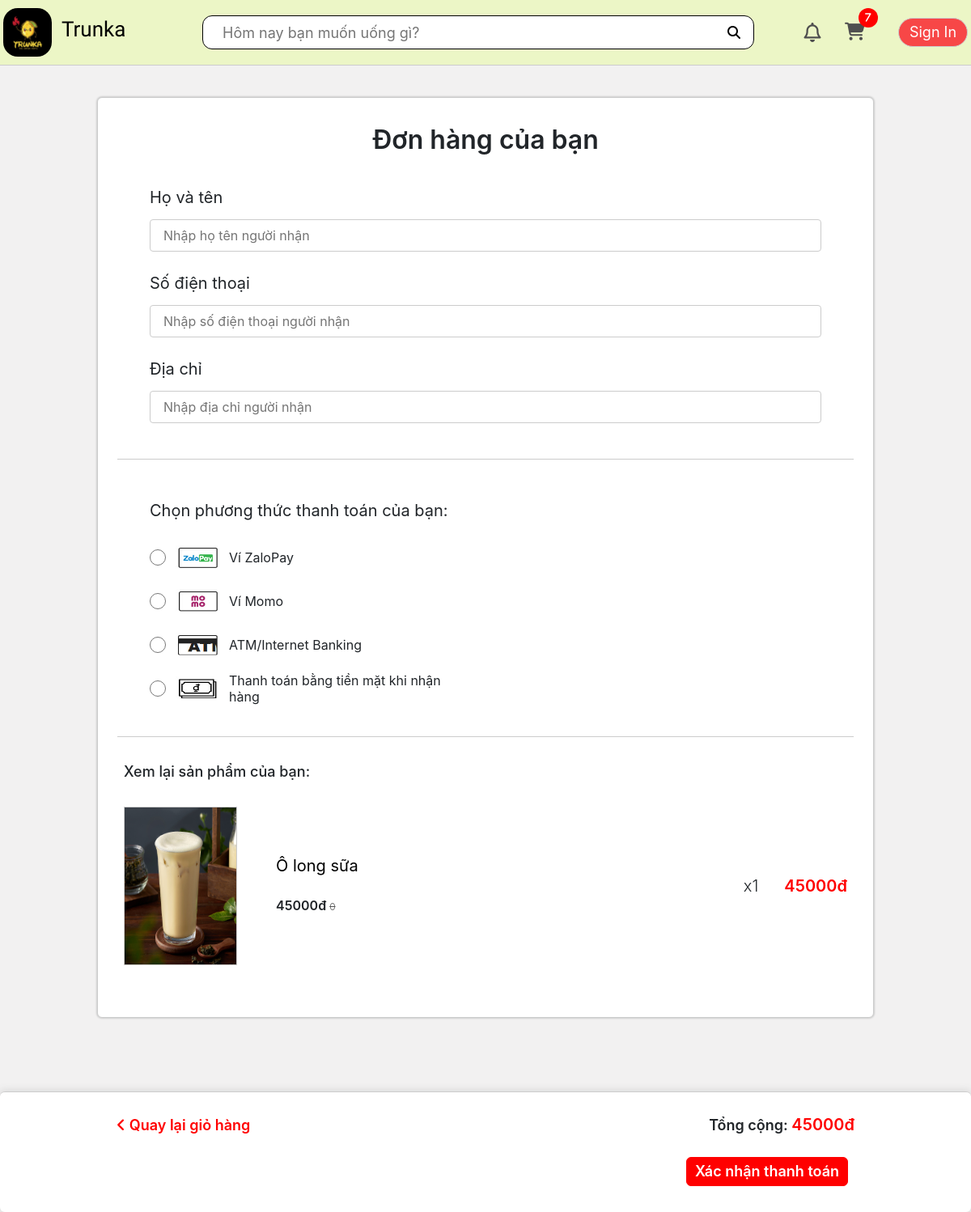
Screenshot of /payment/ (signed in) with the database file from the repository.
### app/models.py (models this page shows, shortened)
class Cart(models.Model):
    customer = models.OneToOneField(User, on_delete=models.CASCADE, blank=True, null=True)
    def getCartItemsAmount(self):
        cartItems = self.cartitem_set.all()
        total = sum([item.quantity for item in cartItems])
        return total

class CartItem(models.Model):
    product = models.ForeignKey(Product, on_delete=models.SET_NULL, blank=True, null=True)
    cart = models.ForeignKey(Cart, on_delete=models.SET_NULL, blank=True, null=True)
    quantity = models.IntegerField(default=0, null=True, blank=True)
    dateAdded = models.DateTimeField(auto_now_add=True)

class Profile(models.Model):
    user = models.OneToOneField(User, on_delete=models.CASCADE)
    fullname = models.CharField(default='user', max_length=50, null=True, blank=True)
    avatar = models.ImageField(upload_to='avatar', null=True, blank=True)
    phoneNumber = models.CharField(default='Chưa có', max_length=10, null=True, blank=True)
    address = models.CharField(default='Chưa có', max_length=300, null=True, blank=True)
    @property
    def avatarURL(self):
        url = '/static/app/images/avatar-icon.png'
        try:
            url = self.avatar.url
        except:
            url = '/static/app/images/avatar-icon.png'
        return url

class OrderItem(models.Model):
    product = models.ForeignKey(Product, on_delete=models.SET_NULL, blank=True, null=True)
    order = models.ForeignKey(Order, on_delete=models.SET_NULL, blank=True, null=True)
    quantity = models.IntegerField(default=0, null=True, blank=True)
    dateAdded = models.DateTimeField(auto_now_add=True)
    @property
    def get_total(self):
        return self.product.price * self.quantity

class Product(models.Model):
    name = models.CharField(max_length=100, null=True)
    price = models.IntegerField()
    cost = models.IntegerField(default=0)
    description = models.CharField(default='Người bán chưa cung cấp thông tin mô tả sản phẩm.', max_length=3000, null=True, blank=True)
    image = models.ImageField(upload_to='product', null=True, blank=True)
    imageURL = models.URLField(null=True, blank=True)
    slugName = models.SlugField(unique=True, null=True, blank=True)
    CATEGORY_CHOICES = [
        ('category0', 'Trà hoa quả'),
        ('category1', 'Cafe'),
        ('category2', 'Trà sữa'),
        ('category3', 'Trà ô long'),
        ('category4', 'Sữa chua'),
        ('category5', 'Đồ đá xay'),
        ('category6', 'Đồ ăn vặt'),
    ]
    category = models.CharField(
        max_length=30,
        choices=CATEGORY_CHOICES,
        default='category0',
    )

class Order(models.Model):
    customer = models.ForeignKey(User, on_delete=models.SET_NULL, blank=True, null=True)
    name = models.CharField(max_length=100, null=True)
    address = models.CharField(max_length=250, null=True)
    phoneNumber = models.CharField(max_length=10, null=True)
    dateOrder = models.DateTimeField(auto_now_add=True)
    complete = models.BooleanField(default=False, null=True, blank=False)
    active = models.BooleanField(default=False)
    isPaid = models.BooleanField(default=False) # Check if the order has been paid
    def getOrderTotalPrice(self):
        orderitems = self.orderitem_set.all()
        total = sum([item.get_total for item in orderitems])
        return total

### app/views.py (the view)
# urls.py: path('payment/', views.payment, name='payment'),
def payment(request):
    if request.user.is_authenticated:
        customer = request.user
        cart, created = Cart.objects.get_or_create(customer=customer)
        try:
            order = get_object_or_404(Order, customer=customer, complete=False, active=True)
            items = order.orderitem_set.all()
        except Http404:
            order = {'get_cart_items':0, 'get_cart_total':0}
            items = []
    else:
        customer = None
        items = []
        cart = {'getCartItemsAmount': 0}
        order = {'get_cart_items':0, 'get_cart_total':0}
    context = {'cart': cart, 'order': order, 'items': items, 'customer':customer}
    return render(request, 'app/payment.html', context)

### app/templates/app/payment.html (shortened to what this page needs)
{% extends 'app/base.html' %}
{% load static %}
{% block title %}
    <link rel="stylesheet" href="{% static 'app/css/payment.css' %}"/>
{% endblock title %}
{% block content %}
    <div class="payment">
        <div class="payment__header">
            <span>Đơn hàng của bạn</span>
        </div>
        <div class="payment__info">
            <div class="wrapper">
                <span>Họ và tên</span>
                <input name="payment-name" type="text" class="info__input"  value="{% if customer.profile.fullname != 'user' %}{{ customer.profile.fullname }}{% endif %}" placeholder="Nhập họ tên người nhận">
            </div>
            <div class="wrapper">
                <span>Số điện thoại</span>
                <input name="payment-phone" type="text" class="info__input" value="{% if customer.profile.phoneNumber != 'Chưa có' %}{{ customer.profile.phoneNumber }}{% endif %}" placeholder="Nhập số điện thoại người nhận">
            </div>
            <div class="wrapper">
                <span>Địa chỉ</span>
                <input name="payment-address" type="text" class="info__input" value="{% if customer.profile.address != 'Chưa có' %}{{ customer.profile.address }}{% endif %}" placeholder="Nhập địa chỉ người nhận">
            </div>
        </div>
        <div class="space"></div>
        <div class="payment__method">
            <div class="payment__method-heading">
                Chọn phương thức thanh toán của bạn:
            </div>
            <div>
                <div class="payment__method-choice">
                    <input type="radio" name="payment-method" value='zalo-pay'>
                    <div class="des">
                        <div class="des__icon">
                            <img src="{% static 'app/images/zalopay.jpg' %}" alt="ZaloPay">
                        </div>
                        <span class="des__heading">Ví ZaloPay</span>
                    </div>
                </div>
                <div class="payment__method-choice">
                    <input type="radio" name="payment-method" value='momo-pay'>
                    <div class="des">
                        <div class="des__icon">
                            <img src="{% static 'app/images/momopay.jpg' %}" alt="MomoPay">
                        </div>
                        <span class="des__heading">Ví Momo</span>
                    </div>
                </div>
                <div class="payment__method-choice">
                    <input type="radio" name="payment-method" value='banking-pay'>
                    <div class="des">
                        <div class="des__icon">
                            <img src="{% static 'app/images/atmpay.jpg' %}" alt="ATMPay">
                        </div>
                        <span class="des__heading">ATM/Internet Banking</span>
                    </div>
                </div>
                <div class="payment__method-choice">
                    <input type="radio" name="payment-method" value='cash-pay'>
                    <div class="des">
                        <div class="des__icon">
                            <img src="{% static 'app/images/cashpay.jpg' %}" alt="CashPay">
                        </div>
                        <span class="des__heading">Thanh toán bằng tiền mặt khi nhận hàng</span>
                    </div>
                </div>
            </div>
        </div>
        <div class="space"></div>
        <div class="payment__content">
            <h4>Xem lại sản phẩm của bạn:</h4>
            <div class="list__product">
                {% for item in items %}
                <div class="product" data-product="{{item.product.id}}">
                    <div class="product__img">
                        <a href="/product/{{item.product.slugName}}"><img src="{{item.product.imageURL}}" alt="image-product"></a>
                    </div>
                    <div class="product__info">
                        <div class="description">
                            <div class="description__heading"><a href="/product/{{item.product.slugName}}">{{item.product.name}}</a></div>
                            <div class="description__price">
                                {{item.product.price}}đ
                                <del>{{item.product.cost}}</del>
                            </div>
                        </div>
                        <div class="price">
                            <div class="price__quantity">x{{item.quantity}}</div>
                            <div class="price__total">{{item.get_total}}đ</div>
                        </div>
                    </div>
                </div>
                {% endfor %}
            </div>
        </div>
        <div class="payment__controls">
            <div style="max-width: 960px; margin: 0 auto;">
                <div class="wrapper">
                    <div class="payment__controls-back">
                        <a href="{% url 'cart' %}">
                            <i class="fa-solid fa-angle-left"></i>
                            <p>Quay lại giỏ hàng</p>
                        </a>
                    </div>
                    <div class="payment__controls-price">
                        Tổng cộng:
                        <span>{{order.getOrderTotalPrice}}đ</span>
                    </div>
                </div>
                <div class="payment__controls-confirm">
                    <button type="button" id="payment-confirm">Xác nhận thanh toán</button>
                </div>
            </div>
        </div>
    </div>
{% endblock content %}

### app/templates/app/base.html (shortened to what this page needs)
{% load static %}
<!DOCTYPE html>
<html lang="en">
<head>
    {% block title %}{% endblock title %}
    <link rel="stylesheet" href="https://cdn.jsdelivr.net/npm/bootstrap@4.0.0/dist/css/bootstrap.min.css">
    <link rel="stylesheet" href="https://cdnjs.cloudflare.com/ajax/libs/font-awesome/6.4.2/css/all.min.css">
    <link rel="stylesheet" href="{% static 'app/css/reset.css' %}"/>
    <link rel="stylesheet" href="{% static 'app/css/base.css' %}"/>
    <link rel="stylesheet" href="{% static 'app/css/responsive.css' %}"/>
</head>
<body>
    <header>
        <div class="header">
            <div class="nav grid">
                <div class="nav__logo">
                    <a href="{% url 'home' %}" class="logo-link">
                        <img class="logo-link__icon pc" src="{% static 'app/images/trunka-logo.jpg' %}" alt="">
                        <h2 class="logo-link__heading">Trunka</h2>
                    </a>
                </div>
                <div class="nav__search">
                    <input id="search-input" class="search__input tablet pc" type="text" placeholder="Hôm nay bạn muốn uống gì?">
                    <button id="search-button" type="button" class="search__btn">
                        <i class="fa-solid fa-magnifying-glass"></i>
                    </button>
                </div>
                <div class="nav__notify pc tablet">
                    <div class="nav__notify-icon">
                        <a href="{% url 'notifications' %}" class="nav__notify-link">
                            <i class="fa-regular fa-bell"></i>
                        </a>
                    </div>
                </div>
                <div class="nav__cart pc tablet">
                    <a href="{% url 'cart' %}" class="nav__cart-link">
                        <i class="fa-solid fa-cart-shopping"><div class="nav__cart-quantity">{{cart.getCartItemsAmount}}</div></i>
                    </a>
                </div>
                <div class="nav__user">
                    <button type="button" id="sign-btn" class="sign-btn">Sign In</button>
                </div>
            </div>
        </div>
    </header>
    {% block content %}{% endblock content %}
</body>
</html>

### app/static/app/css/payment.css (style rules this page uses)
* { margin: 0; padding: 0; }
html { scroll-behavior: smooth; }
.payment { width: 960px; max-width: 100%; margin: 120px auto; margin-bottom: 240px; background-color: #fff; border: 1px solid #ccc; border-radius: 6px; box-shadow: 0 0 2px 1px #cdcdcd; }
.payment .payment__header { width: 100%; height: 64px; padding-top: 36px; text-align: center; }
.payment .payment__header span { font-size: 32px; font-weight: 600; line-height: 32px; }
.payment .payment__info { width: 100%; padding: 32px 64px; }
.payment .payment__info .wrapper { display: flex; flex-direction: column; }
.payment .payment__info span { margin-top: 12px; font-size: 20px; font-weight: 400; }
.payment .payment__info .info__input { width: 100%; height: 40px; margin: 12px 0; padding-left: 4px; border: 1px solid #ccc; border-radius: 4px; text-indent: 12px; }
.payment .payment__method { width: 100%; padding: 32px 64px; }
.payment .payment__method .payment__method-heading { font-size: 20px; font-weight: 400; margin: 16px 0; }
.payment .payment__method .payment__method-choice { list-style: none; display: flex; align-items: center; }
.payment .payment__method-choice input { width: 20px; height: 20px; cursor: pointer; }
.payment .payment__method-choice .des { width: 380px; display: flex; align-items: center; }
.payment .payment__method-choice .des__icon { width: 54px; height: 30px; margin: 12px; }
.payment .payment__method-choice .des__icon img { width: 100%; height: 100%; }
.payment .payment__method-choice .des__heading { flex: 1; line-height: 20px; }
.payment .payment__content { margin: 16px 32px; padding-bottom: 32px; }
.payment .payment__content h4 { font-size: 18px; margin: 32px 0; }
.payment .payment__content .product { width: 100%; display: flex; justify-content: space-between; align-items: center; position: relative; margin: 16px 0; }
.payment .payment__content .product a { color: #000; text-decoration: none; }
.payment .payment__content .product__img { max-width: 25%; margin-right: 24px; }
.payment .payment__content .product__img img { width: 140px; max-width: 100%; aspect-ratio: 5/7; border: 1px solid #ccc; }
.payment .payment__content .product__info { display: flex; justify-content: space-between; flex: 1; }
.payment .product__info .description { margin: 16px 24px; }
.payment .product__info .description__heading { margin-bottom: 24px; }
.payment .product__info .description__heading a { font-size: 20px; line-height: 24px; }
.payment .product__info .description__price { font-size: 16px; font-weight: 600; }
.payment .product__info .description__price del { font-size: 12px; font-weight: 300; color: #555; }
.payment .product__info .price { align-items: center; display: flex; justify-content: space-between; }
.payment .product__info .price__quantity { font-size: 20px; font-weight: 300; }
.payment .product__info .price__total { font-size: 20px; font-weight: 600; color: #ff0000; margin-left: 32px; }
.payment .payment__controls { width: 100vw; position: fixed; z-index: 1; left: 0; bottom: 0; padding-bottom: 32px; background-color: #fff; border-top: 1px solid #ccc; box-shadow: 0 0 10px 2px #dadada; border-radius: 6px; }
.payment .payment__controls .wrapper { padding: 16px 24px; display: flex; align-items: center; justify-content: space-between; }
.payment .payment__controls-back { color: #ff0000; cursor: pointer; }
.payment .payment__controls-back a { font-size: 18px; font-weight: 600; text-decoration: none; color: #ff0000; }
.payment .payment__controls-back p { display: inline; }
.payment .payment__controls-price { height: 48px; line-height: 48px; font-size: 18px; font-weight: 600; }
.payment .payment__controls-price span { font-size: 20px; font-weight: 600; color: #ff0000; }
.payment .payment__controls-confirm { float: right; margin-right: 32px; width: 200px; height: 36px; background-color: #ff0000; border: 1px solid #ff0000; border-radius: 6px; overflow: hidden; }
.payment .payment__controls-confirm button { background: none; border: none; width: 100%; height: 100%; color: #fff; font-size: 18px; font-weight: 600; cursor: pointer; }
.payment .space { width: 95%; margin: 0 auto; border-bottom: 1px solid #ccc; }

### app/static/app/css/responsive.css (style rules this page uses)
.pc, .tablet, .mobile { display: none; }
@media only screen and (min-width: 1024px) { .pc { display: block; } }

### rows the page displays
Cart: getCartItemsAmount "7"
OrderItem: product.imageURL (picture), product.name "Ô long sữa", product.price "45000", product.cost "0", quantity "1", get_total "45000"
Order: getOrderTotalPrice "45000"
